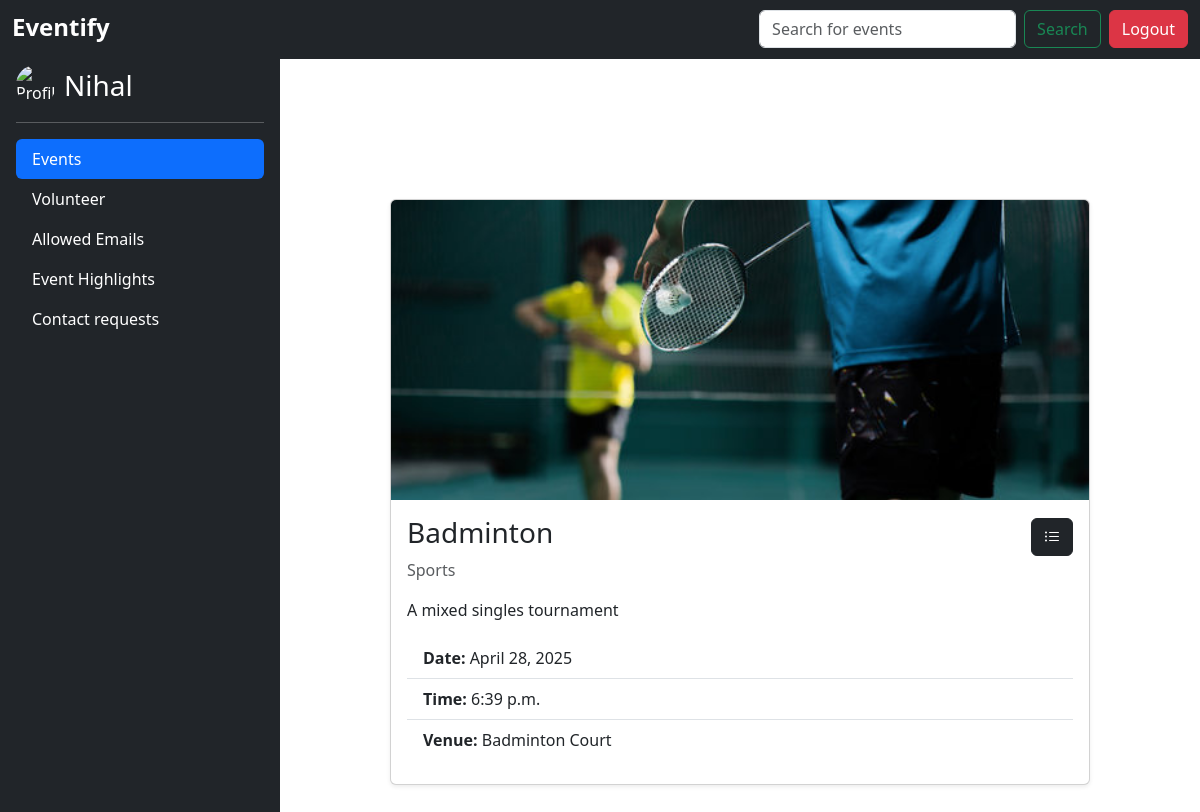
Screenshot of /14/ (signed in) with the database file from the repository.
### events/models.py (models this page shows, shortened)
class Event(models.Model):
    EVENT_CATEGORIES = [
        ('Coding', 'Coding Competition'),
        ('Sports', 'Sports Event'),
        ('Cultural', 'Cultural Event'),
        ('Other', 'Other'),
    ]
    name = models.CharField(max_length=255)
    description = models.TextField()
    category = models.CharField(max_length=20, choices=EVENT_CATEGORIES)
    date = models.DateField()
    time = models.TimeField()
    venue = models.CharField(max_length=255)
    image = models.ImageField(upload_to='event_images/', blank=True, null=True)
    min_players = models.PositiveIntegerField(default=1)
    max_players = models.PositiveIntegerField(default=1)
    created_at = models.DateTimeField(auto_now_add=True)
    rule_book = models.FileField(upload_to='rule_books/', blank=True, null=True)
    volunteer_requirement = models.PositiveIntegerField(default=0)
    registration_deadline = models.DateTimeField(null=True, blank=True)

### events/views.py (the view)
# urls.py: path('<int:event_id>/', views.event_detail, name='event_detail'),
@login_required
def event_detail(request, event_id):
    event = get_object_or_404(Event, id=event_id)
    is_registered = EventRegistration.objects.filter(user=request.user, event=event).exists()
    is_volunteered = VolunteerRegistration.objects.filter(user=request.user, event=event).exists()
    return render(request, 'event_desc.html', {'event': event, 'is_registered': is_registered, 'is_volunteered': is_volunteered})

### events/templates/event_desc.html (shortened to what this page needs)
{% extends "base.html" %}
{% block content %}
<link rel="stylesheet" href="https://cdn.jsdelivr.net/npm/bootstrap-icons@1.10.5/font/bootstrap-icons.css">
<div class="content-container">
    <div class="card shadow-sm">
        <img src="{{ event.image.url }}" class="card-img-top" alt="{{ event.name }}" style="height: 300px; object-fit: cover;">
        <div class="card-body">
            <div class="event-header">
                <h3 class="card-title">{{ event.name }}</h3>
                {% if request.user.is_staff %}
                <a href="{% url 'event_participants' event.id %}" class="btn btn-dark" title="View Participants">
                    <i class="bi bi-list-ul"></i>
                </a>
                {% endif %}
            </div>
            <p class="text-muted">{{ event.category }}</p>
            <p class="card-text">{{ event.description }}</p>
            <ul class="list-group list-group-flush">
                <li class="list-group-item"><strong>Date:</strong> {{ event.date }}</li>
                <li class="list-group-item"><strong>Time:</strong> {{ event.time }}</li>
                <li class="list-group-item"><strong>Venue:</strong> {{ event.venue }}</li>
            </ul>
        </div>
    </div>
</div>
{% endblock %}

### templates/base.html (shortened to what this page needs)
{% load static %}
<!DOCTYPE html>
<html lang="en">
<head>
    <link href="https://cdn.jsdelivr.net/npm/bootstrap@5.3.3/dist/css/bootstrap.min.css" rel="stylesheet">
    <link rel="stylesheet" href="https://cdn.jsdelivr.net/npm/glightbox/dist/css/glightbox.min.css" />
    <link
  rel="stylesheet"
  href="https://cdnjs.cloudflare.com/ajax/libs/font-awesome/6.5.0/css/all.min.css"
/>
</head>
<body class="">
    <nav class="navbar navbar-expand-md navbar-dark fixed-top bg-dark ">
        <div class="container-fluid">
          <a class="navbar-brand " href="{% url "event_list" %}"><h4 class="mb-1"><strong>Eventify</strong></h4></a>
          <div class="collapse navbar-collapse" id="navbarCollapse">
            <ul class="navbar-nav me-auto mb-2 mb-md-0">
              <li class="nav-item">
                <a class="nav-link active" href="#"></a>
              </li>
              <li class="nav-item">
                <a class="nav-link" href="#"></a>
              </li>
              <li class="nav-item">
                <a class="nav-link" href="#"></a>
              </li>
            </ul>
            <form class="d-flex" role="search" method="get"
              {% if request.user.is_staff %}
                action="{% url 'admin_event_list' %}"
              {% else %}
                action="{% url 'event_list' %}"
              {% endif %}
            >
              <input class="form-control me-2 custom-shadow-button" type="search" name="q" placeholder="Search for events" aria-label="Search" value="{{ query|default:'' }}">
              <button class="btn btn-outline-success custom-shadow-button me-2" type="submit">Search</button>
            </form>
          {% if user.is_authenticated %}
          <form action= {% url 'logout' %} method="post">
            <button class="btn btn-danger"   type = 'submit'>Logout</button>
          </form>
          {% endif %}
        </div>
    </nav>
    <div class="sidebar text-white bg-dark px-3 py-2">
      {% if not request.user.is_staff %}
      <a href="{% url 'profile' %}" class="d-inline-flex align-items-center text-white text-decoration-none">
        <img src="https://cdn0.iconfinder.com/data/icons/user-pictures/100/unknown_1-2-1024.png" alt="Profile" width="40" height="40" class="rounded-circle me-2">
        <span class="fs-3">{{ request.user.username }}</span>
      </a>
      {% else %}
      <a href="{% url 'admin_profile' %}" class="d-inline-flex align-items-center text-white text-decoration-none">
        <img src="https://cdn0.iconfinder.com/data/icons/user-pictures/100/unknown_1-2-1024.png" alt="Profile" width="40" height="40" class="rounded-circle me-2">
        <span class="fs-3">{{ request.user.username }}</span>
      </a>
      {% endif %}
      <hr>
      {% if not request.user.is_staff %}
      <ul class="nav nav-pills flex-column mb-auto">
        <li class="nav-item">
          <a href="{% url 'event_list' %}" class="nav-link active">Home</a>
        </li>
        <li><a href="{% url 'volunteer_events' %}" class="nav-link text-white">Volunteer</a></li>
        <li><a href="{% url 'highlights_list' %}" class="nav-link text-white">Event Highlights</a></li>
        <li><a href="{% url 'contact' %}" class="nav-link text-white">Contact us</a></li>
      </ul>
      {% else %}
      <ul class="nav nav-pills flex-column mb-auto">
        <li class="nav-item">
          <a href="{% url 'event_list' %}" class="nav-link active">Events</a>
        </li>
        <li><a href="{% url 'volunteer_events' %}" class="nav-link text-white">Volunteer</a></li>
        <li><a href="{% url "allowed_email_list" %}" class="nav-link text-white">Allowed Emails</a></li>
        <li><a href="{% url 'highlights_list' %}" class="nav-link text-white">Event Highlights</a></li>
        <li><a href="{% url 'contact_messages' %}" class="nav-link text-white">Contact requests</a></li>
      </ul>
      {% endif %}
    </div>
    <div class="content">
        {% block content %}
        {% endblock %}
    </div>
</body>
</html>

### templates/base.html (style rules this page uses)
.sidebar { position: fixed; top: 56px; left: 0; width: 280px; height: calc(100vh - 56px); background-color: #343a40; padding: 1rem; overflow-y: auto; }
.content { margin-left: 280px; padding: 2rem; padding-top: 56px; }

### events/templates/event_desc.html (style rules this page uses)
html, body { height: 100vh; margin: 0; padding: 0; overflow: hidden; }
.content-container { display: flex; justify-content: center; align-items: center; height: calc(100vh - 56px); overflow: hidden; }
.card { max-width: 700px; width: 100%; }
.event-header { display: flex; justify-content: space-between; align-items: center; }

### rows the page displays
Event: image (picture), name "Badminton", category "Sports", description "A mixed singles tournament", date "April 28, 2025", time "6:39 p.m.", venue "Badminton Court"

### other values shown
{{ request.user.username }} "Nihal"
